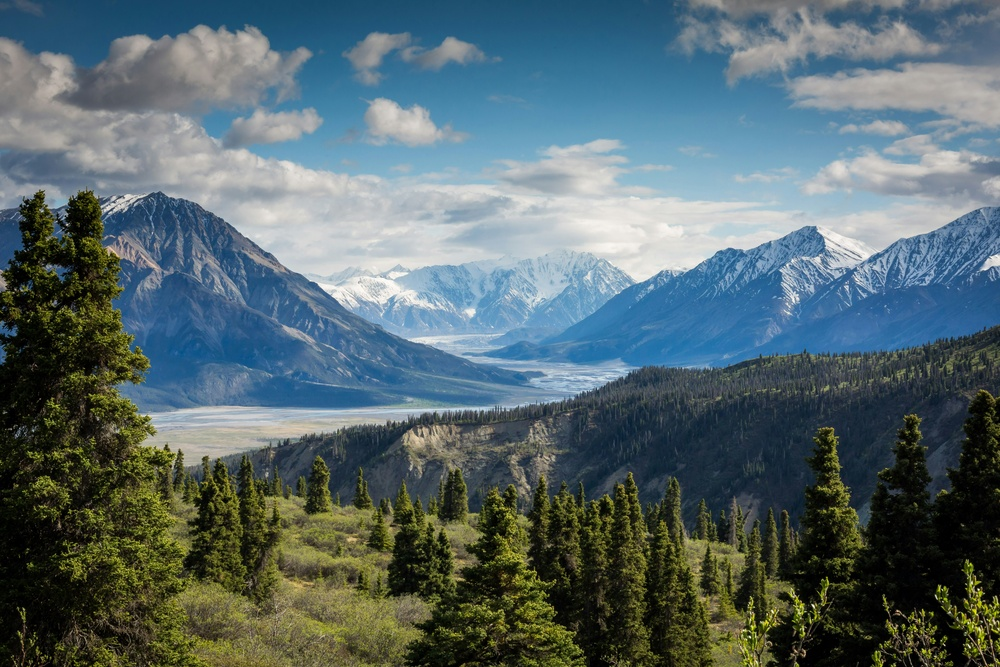
#> input picture test.jpg, 1000 x 667 px, shrunk from 5760 x 3840 before the run
$ python test_features.py
#> lines starting #> are read from the running program, lines starting #| are printed output that depends on the picture; after the words box and inside, x2 and y2 are one past the last pixel; in counts of white or black regions, pixels touching at a corner belong together; long printed decimals are rounded
#> further down, image is the input picture: shape (667, 1000, 3); mean B, G, R 108.1, 104.5, 86.6
### vision_features.py
import cv2
import numpy as np
import time

SEED = 42

def extract_features(image):
    start_time = time.perf_counter()
    # 1. Convert to grayscale
    gray = cv2.cvtColor(image, cv2.COLOR_BGR2GRAY)
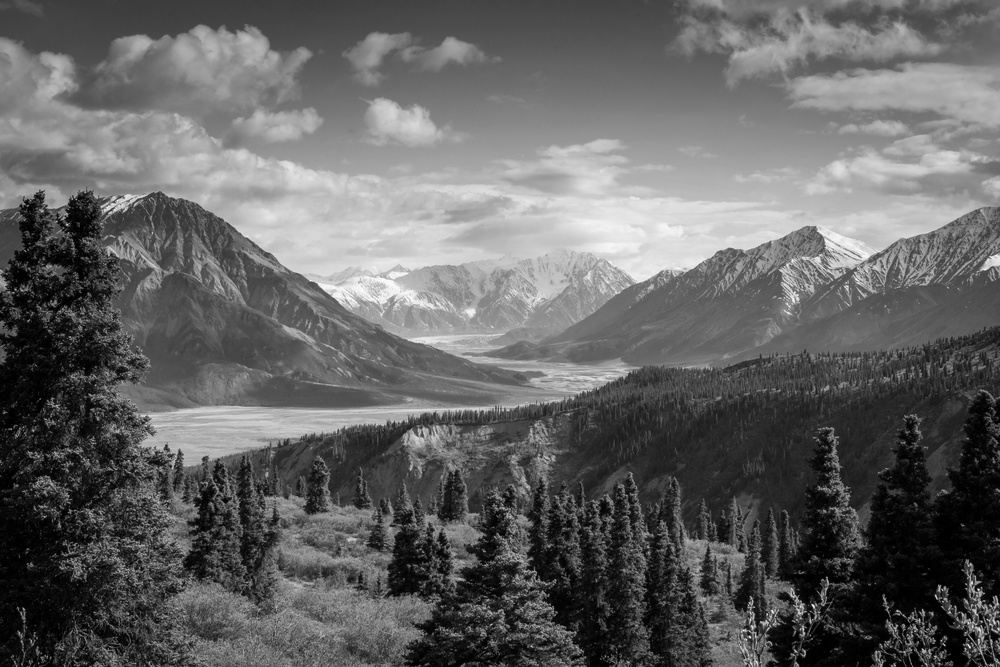
#> gray: shape (667, 1000); min 0, max 255, mean 99.5

    # 2. Calculate brightness
    brightness = np.mean(gray)
#> brightness = 99.55

    # 3. Calculate contrast
    contrast = np.std(gray)
#> contrast = 58.7

    # 4. Convert to HSV
    hsv = cv2.cvtColor(image, cv2.COLOR_BGR2HSV)
#> hsv: shape (667, 1000, 3); mean H, S, V 73.5, 108.8, 118.7

    # 5. Calculate average saturation
    saturation = np.mean(hsv[:, :, 1])
#> saturation = 108.8

    # 6. Calculate warm colour proportion
    warm_mask_1 = cv2.inRange(
        hsv,
        np.array([0, 50, 50]),
        np.array([35, 255, 255])
    )
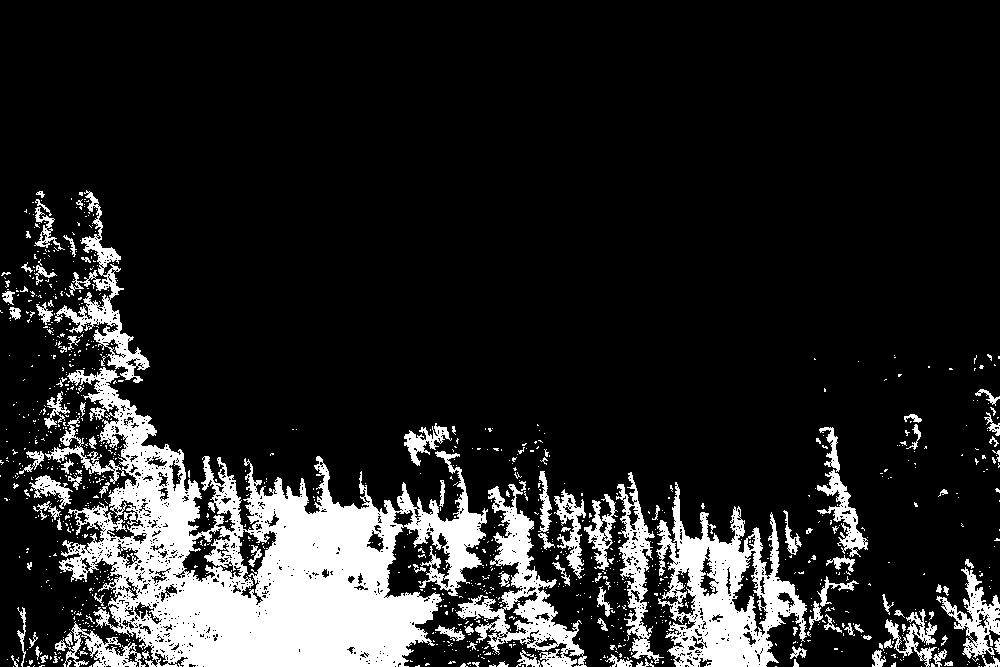
#> warm_mask_1: shape (667, 1000); 15% white; 1094 white regions (977 under 20 px), largest, box (x1, y1, x2, y2) and area: (45, 367, 488, 667) 54778, (656, 482, 807, 667) 12341, (456, 484, 587, 667) 6372

    warm_mask_2 = cv2.inRange(
        hsv,
        np.array([160, 50, 50]),
        np.array([179, 255, 255])
    )
#> warm_mask_2: shape (667, 1000); every value is 0

    cool_mask = cv2.inRange(
        hsv,
        np.array([36, 50, 50]),
        np.array([135, 255, 255])
    )
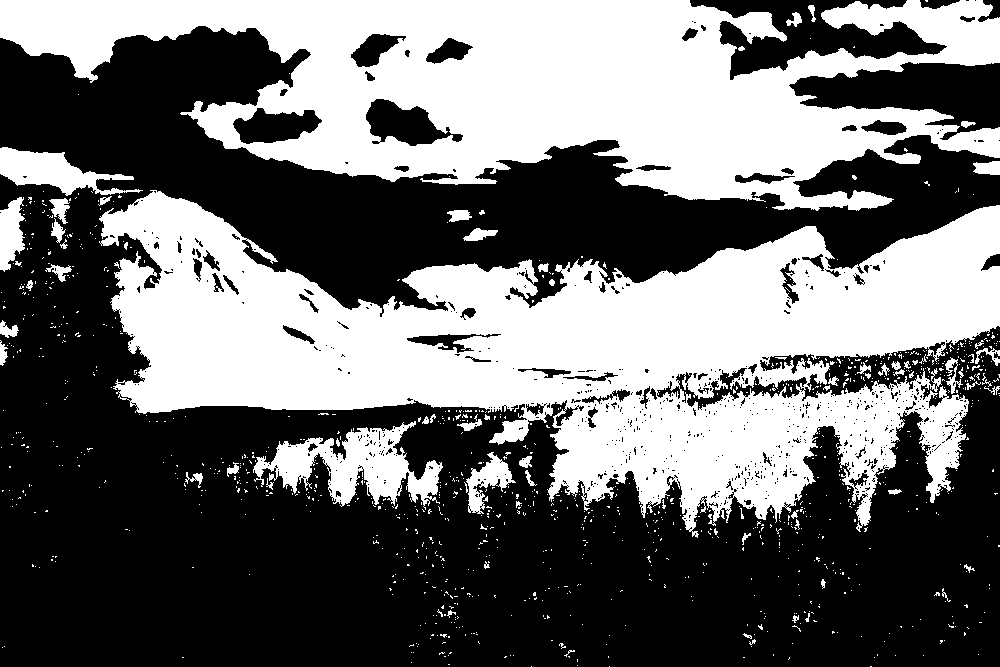
#> cool_mask: shape (667, 1000); 42.7% white; 1096 white regions (1023 under 20 px), largest, box (x1, y1, x2, y2) and area: (99, 190, 1000, 538) 149972, (0, 0, 1000, 211) 114293, (253, 421, 443, 510) 7302

    warm_mask = cv2.bitwise_or(warm_mask_1, warm_mask_2)
    warm_ratio = np.count_nonzero(warm_mask) / warm_mask.size
#> warm_ratio = 0.15

    cool_ratio = np.count_nonzero(cool_mask) / cool_mask.size
#> cool_ratio = 0.427

    # 7. Calculate edge density
    edges = cv2.Canny(gray, 100, 200)
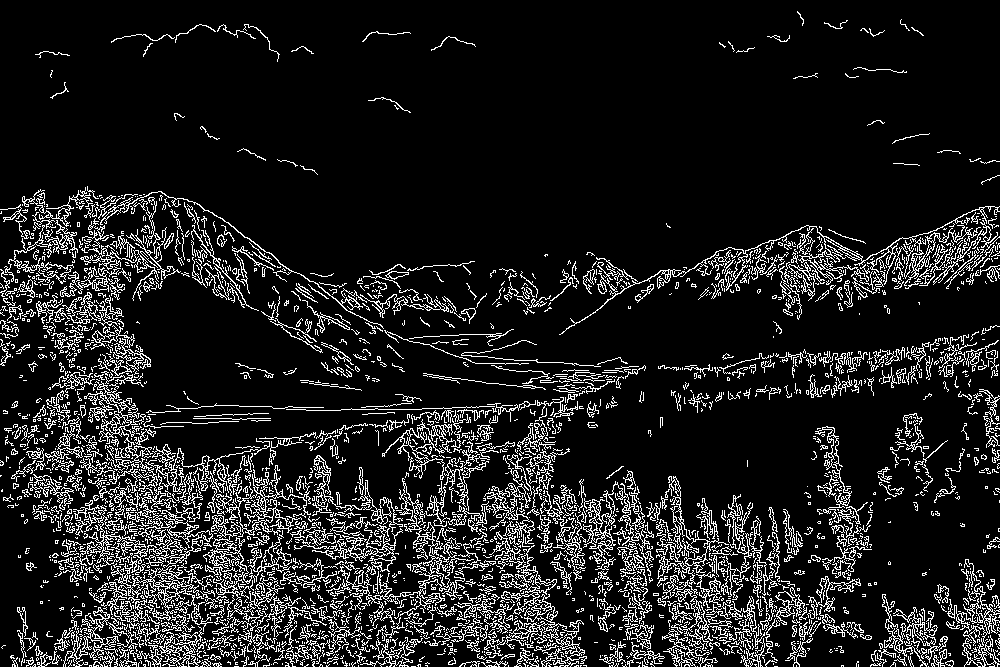
#> edges: shape (667, 1000); 12.1% white in thin lines or dots

    edge_density = np.count_nonzero(edges) / edges.size
#> edge_density = 0.121

    # 8. Calculate local contrast
    height, width = gray.shape
#> height = 667; width = 1000

    grid_size = 4
    local_contrasts = []
    for row in range(grid_size):
        for col in range(grid_size):

            y1 = row * height // grid_size
            y2 = (row + 1) * height // grid_size

            x1 = col * width // grid_size
            x2 = (col + 1) * width // grid_size

            region = gray[y1:y2, x1:x2]

            local_contrasts.append(np.std(region))
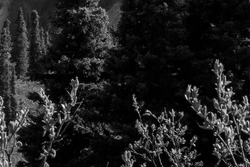
#> region: shape (167, 250); min 0, max 252, mean 32.4
#> after the loop, local_contrasts = [37.35, 36.1, 30.75, 28.8, 50.43, 39.35, 44.49, 47.09, 54.1, 43.76, 40.41, 28.52, 41.39, 43.22, 39.08, 39.74]

    local_contrast = np.mean(local_contrasts)
#> local_contrast = 40.29

    kmeans_start = time.perf_counter()

    # 7. Find dominant colours using K-Means

    flat_pixels = image.reshape((-1, 3))
    rng = np.random.default_rng(SEED)

    MAX_SAMPLES = 10000

    if len(flat_pixels) > MAX_SAMPLES:

        indices = rng.choice(
            len(flat_pixels),
            MAX_SAMPLES,
            replace=False
        )
#> indices = 10000 values, max 666997 at index 7317, min 0 at index 8397, mean 331495

        sampled_pixels = flat_pixels[indices]

    else:
        sampled_pixels = flat_pixels

    pixels = np.ascontiguousarray(
        sampled_pixels,
        dtype=np.float32
    )

    criteria = (
        cv2.TERM_CRITERIA_EPS | cv2.TERM_CRITERIA_MAX_ITER,
        50,
        0.5
    )

    cv2.setRNGSeed(SEED)

    # 5. Execute K-Means
    compactness, labels, centers = cv2.kmeans( #type: ignore
        pixels,
        5,
        None, #type: ignore
        criteria,
        1,
        cv2.KMEANS_PP_CENTERS
    )
#> compactness = 12922383.3; labels = 10000 values, max 4 at index 9, min 0 at index 0, mean 2.03; centers = [[60.58, 93.14, 91.63], [161.6, 149, 126.3], [139.2, 102, 53.96], [20.91, 28.95, 24.7], [200.4, 196.6, 188.1]]

    # 6. Calculate colour proportions
    counts = np.bincount(
        labels.flatten(),
        minlength=5
    )
#> counts = [1675, 1994, 2214, 2587, 1530]

    sorted_indices = np.argsort(counts)[::-1]
#> sorted_indices = [3, 2, 1, 0, 4]
    dominant_colors = centers[sorted_indices].astype(np.uint8)
#> dominant_colors = [[20, 28, 24], [139, 101, 53], [161, 148, 126], [60, 93, 91], [200, 196, 188]]
    color_ratios = counts[sorted_indices] / len(labels)
#> color_ratios = [0.259, 0.221, 0.199, 0.168, 0.153]

    # print("K-Means time:", round(time.perf_counter() - kmeans_start, 4), "seconds")
    # print("Total feature extraction time:", round(time.perf_counter() - start_time, 4),"seconds")
    # 8. Return extracted features
    return {
        "brightness": float(brightness),
        "contrast": float(contrast),
        "saturation": float(saturation),
        "warm_ratio": float(warm_ratio),

        "edge_density": float(edge_density),
        "local_contrast": float(local_contrast),

        "dominant_colors": dominant_colors.tolist(),
        "color_ratios": color_ratios.tolist(),
        "cool_ratio": float(cool_ratio)
    }

### test_features.py
import cv2
from vision_features import extract_features

image = cv2.imread("test.jpg")

if image is None:
    raise ValueError("Could not load image!")

features = extract_features(image)
#> features = 9 items

for key, value in features.items():
    print(f"{key}: {value}")
#> this loop made 9 passes
#> (key, value) on passes 1, 2, 3, 4, 5, 6, 8, 9: ('brightness', 99.55), ('contrast', 58.7), ('saturation', 108.8), ('warm_ratio', 0.15), ('edge_density', 0.121), ('local_contrast', 40.29), ('color_ratios', [0.259, 0.221, 0.199, 0.168, 0.153]), ('cool_ratio', 0.427)
#> key on pass 7: 'dominant_colors'
#| brightness: 99.548
#| contrast: 58.701
#| saturation: 108.753
#| warm_ratio: 0.1502
#| edge_density: 0.1211
#| local_contrast: 40.285
#| dominant_colors: [[20, 28, 24], [139, 101, 53], [161, 148, 126], [60, 93, 91], [200, 196, 188]]
#| color_ratios: [0.2587, 0.2214, 0.1994, 0.1675, 0.153]
#> (further printed lines are left out)
